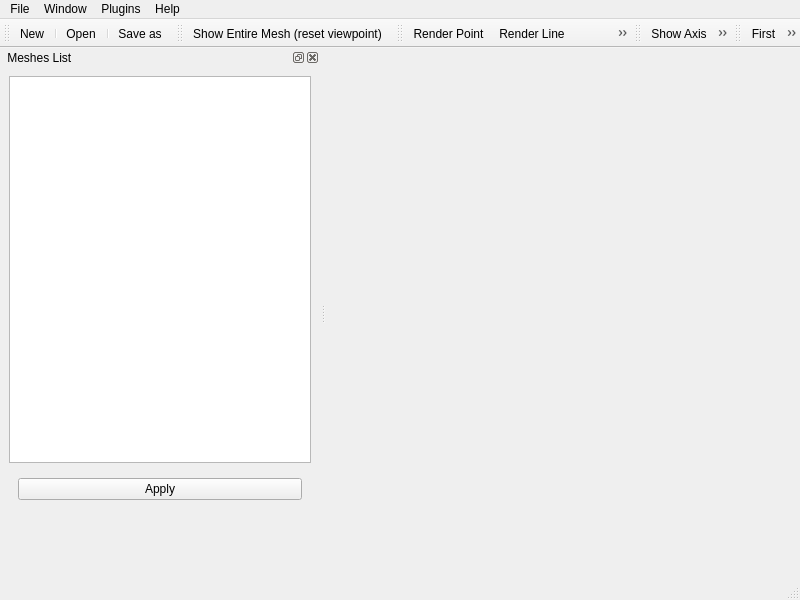
<?xml version="1.0" encoding="UTF-8"?>
<ui version="4.0">
 <class>MainWindow</class>
 <widget class="QMainWindow" name="MainWindow">
  <property name="geometry">
   <rect>
    <x>0</x>
    <y>0</y>
    <width>800</width>
    <height>600</height>
   </rect>
  </property>
  <property name="windowTitle">
   <string>MainWindow</string>
  </property>
  <widget class="QWidget" name="centralwidget">
   <property name="sizePolicy">
    <sizepolicy hsizetype="Expanding" vsizetype="Expanding">
     <horstretch>0</horstretch>
     <verstretch>0</verstretch>
    </sizepolicy>
   </property>
   <layout class="QGridLayout" name="gridLayout"/>
  </widget>
  <widget class="QMenuBar" name="menubar">
   <property name="geometry">
    <rect>
     <x>0</x>
     <y>0</y>
     <width>800</width>
     <height>21</height>
    </rect>
   </property>
   <widget class="QMenu" name="menuFile">
    <property name="title">
     <string>File</string>
    </property>
    <addaction name="actionNew"/>
    <addaction name="actionOpen"/>
    <addaction name="actionSaveAs"/>
    <addaction name="actionClose"/>
    <addaction name="separator"/>
    <addaction name="actionQuit"/>
   </widget>
   <widget class="QMenu" name="menuWindow">
    <property name="title">
     <string>Window</string>
    </property>
    <addaction name="actionClose_window"/>
    <addaction name="actionClose_all"/>
    <addaction name="separator"/>
    <addaction name="actionTile"/>
    <addaction name="actionCascade"/>
    <addaction name="separator"/>
    <addaction name="actionChange_MDI_view_mode"/>
    <addaction name="separator"/>
    <addaction name="actionChange_viewer_mode"/>
   </widget>
   <widget class="QMenu" name="menuPlugins">
    <property name="title">
     <string>Plugins</string>
    </property>
   </widget>
   <widget class="QMenu" name="menuHelp">
    <property name="title">
     <string>Help</string>
    </property>
    <addaction name="actionAbout_MEPP_Help"/>
   </widget>
   <addaction name="menuFile"/>
   <addaction name="menuWindow"/>
   <addaction name="menuPlugins"/>
   <addaction name="menuHelp"/>
  </widget>
  <widget class="QStatusBar" name="statusbar"/>
  <widget class="QDockWidget" name="dockWidget">
   <property name="minimumSize">
    <size>
     <width>320</width>
     <height>246</height>
    </size>
   </property>
   <property name="windowTitle">
    <string> Meshes List</string>
   </property>
   <attribute name="dockWidgetArea">
    <number>1</number>
   </attribute>
   <widget class="QWidget" name="dockWidgetContents">
    <layout class="QVBoxLayout" name="verticalLayout_2">
     <item>
      <widget class="QListWidget" name="listModels">
       <property name="minimumSize">
        <size>
         <width>100</width>
         <height>100</height>
        </size>
       </property>
       <property name="sortingEnabled">
        <bool>false</bool>
       </property>
      </widget>
     </item>
     <item>
      <widget class="QWidget" name="listParams" native="true">
       <property name="minimumSize">
        <size>
         <width>100</width>
         <height>100</height>
        </size>
       </property>
       <layout class="QFormLayout" name="formLayout">
        <property name="fieldGrowthPolicy">
         <enum>QFormLayout::AllNonFixedFieldsGrow</enum>
        </property>
        <item row="0" column="0" colspan="2">
         <widget class="QPushButton" name="applyButton">
          <property name="enabled">
           <bool>true</bool>
          </property>
          <property name="text">
           <string>Apply</string>
          </property>
         </widget>
        </item>
       </layout>
      </widget>
     </item>
    </layout>
   </widget>
  </widget>
  <widget class="QToolBar" name="toolBarFile">
   <property name="windowTitle">
    <string> File ToolBar</string>
   </property>
   <property name="iconSize">
    <size>
     <width>16</width>
     <height>16</height>
    </size>
   </property>
   <attribute name="toolBarArea">
    <enum>TopToolBarArea</enum>
   </attribute>
   <attribute name="toolBarBreak">
    <bool>false</bool>
   </attribute>
   <addaction name="actionNew"/>
   <addaction name="separator"/>
   <addaction name="actionOpen"/>
   <addaction name="separator"/>
   <addaction name="actionSaveAs"/>
  </widget>
  <widget class="QToolBar" name="toolBarView">
   <property name="windowTitle">
    <string> View ToolBar</string>
   </property>
   <property name="iconSize">
    <size>
     <width>16</width>
     <height>16</height>
    </size>
   </property>
   <attribute name="toolBarArea">
    <enum>TopToolBarArea</enum>
   </attribute>
   <attribute name="toolBarBreak">
    <bool>false</bool>
   </attribute>
   <addaction name="actionShow_Entire_Mesh"/>
  </widget>
  <widget class="QToolBar" name="toolBarViewer">
   <property name="windowTitle">
    <string> Viewer ToolBar</string>
   </property>
   <property name="iconSize">
    <size>
     <width>16</width>
     <height>16</height>
    </size>
   </property>
   <attribute name="toolBarArea">
    <enum>TopToolBarArea</enum>
   </attribute>
   <attribute name="toolBarBreak">
    <bool>false</bool>
   </attribute>
   <addaction name="actionRender_Point"/>
   <addaction name="actionRender_Line"/>
   <addaction name="actionRender_Fill"/>
   <addaction name="separator"/>
   <addaction name="actionSuperimpose_Vertices"/>
   <addaction name="actionSuperimpose_Vertices_bigger"/>
   <addaction name="actionSuperimpose_Edges"/>
   <addaction name="separator"/>
   <addaction name="actionVertex_Color"/>
   <addaction name="actionFace_Color"/>
   <addaction name="actionTexture_Mode"/>
   <addaction name="separator"/>
   <addaction name="actionLighting"/>
   <addaction name="actionSmoothFlat_Shading"/>
   <addaction name="separator"/>
   <addaction name="separator"/>
   <addaction name="actionRender_Mode"/>
  </widget>
  <widget class="QToolBar" name="toolBarShow">
   <property name="windowTitle">
    <string> Show ToolBar</string>
   </property>
   <property name="iconSize">
    <size>
     <width>16</width>
     <height>16</height>
    </size>
   </property>
   <attribute name="toolBarArea">
    <enum>TopToolBarArea</enum>
   </attribute>
   <attribute name="toolBarBreak">
    <bool>false</bool>
   </attribute>
   <addaction name="actionShow_Axis"/>
   <addaction name="actionShow_Grid"/>
   <addaction name="separator"/>
   <addaction name="actionShow_Vertex_Normals"/>
   <addaction name="actionShow_CustomVectors_Vertices"/>
   <addaction name="actionShow_Selected"/>
   <addaction name="separator"/>
   <addaction name="actionShow_Translation_Draggers"/>
   <addaction name="actionShow_Rotation_Draggers"/>
  </widget>
  <widget class="QToolBar" name="toolBarDynamic">
   <property name="windowTitle">
    <string> Dynamic ToolBar</string>
   </property>
   <property name="iconSize">
    <size>
     <width>16</width>
     <height>16</height>
    </size>
   </property>
   <attribute name="toolBarArea">
    <enum>TopToolBarArea</enum>
   </attribute>
   <attribute name="toolBarBreak">
    <bool>false</bool>
   </attribute>
   <addaction name="actionDyn_First"/>
   <addaction name="actionDyn_Previous"/>
   <addaction name="actionDyn_Next"/>
   <addaction name="actionDyn_Last"/>
  </widget>
  <action name="actionNew">
   <property name="icon">
    <iconset resource="Applications/mepp-gui.qrc">
     <normaloff>:/icons/resources/Icons/new.png</normaloff>:/icons/resources/Icons/new.png</iconset>
   </property>
   <property name="text">
    <string>New</string>
   </property>
   <property name="visible">
    <bool>false</bool>
   </property>
  </action>
  <action name="actionSaveAs">
   <property name="icon">
    <iconset resource="Applications/mepp-gui.qrc">
     <normaloff>:/icons/resources/Icons/save.png</normaloff>:/icons/resources/Icons/save.png</iconset>
   </property>
   <property name="text">
    <string>Save as...</string>
   </property>
  </action>
  <action name="actionClose">
   <property name="text">
    <string>Close</string>
   </property>
  </action>
  <action name="actionQuit">
   <property name="text">
    <string>Exit</string>
   </property>
  </action>
  <action name="actionClose_window">
   <property name="text">
    <string>Close</string>
   </property>
  </action>
  <action name="actionClose_all">
   <property name="text">
    <string>Close all</string>
   </property>
  </action>
  <action name="actionTile">
   <property name="text">
    <string>Tile</string>
   </property>
  </action>
  <action name="actionCascade">
   <property name="text">
    <string>Cascade</string>
   </property>
  </action>
  <action name="actionChange_MDI_view_mode">
   <property name="text">
    <string>Change MDI view mode (-&gt; to tabbed view)</string>
   </property>
  </action>
  <action name="actionAbout_MEPP_Help">
   <property name="text">
    <string>About MEPP2 / Help</string>
   </property>
  </action>
  <action name="actionOpen">
   <property name="icon">
    <iconset resource="Applications/mepp-gui.qrc">
     <normaloff>:/icons/resources/Icons/open.png</normaloff>:/icons/resources/Icons/open.png</iconset>
   </property>
   <property name="text">
    <string>Open...</string>
   </property>
  </action>
  <action name="actionRender_Point">
   <property name="icon">
    <iconset resource="Applications/mepp-gui.qrc">
     <normaloff>:/icons/resources/Icons/_Vertices.png</normaloff>:/icons/resources/Icons/_Vertices.png</iconset>
   </property>
   <property name="text">
    <string>Render Point</string>
   </property>
  </action>
  <action name="actionRender_Line">
   <property name="icon">
    <iconset resource="Applications/mepp-gui.qrc">
     <normaloff>:/icons/resources/Icons/_Edges.png</normaloff>:/icons/resources/Icons/_Edges.png</iconset>
   </property>
   <property name="text">
    <string>Render Line</string>
   </property>
  </action>
  <action name="actionRender_Fill">
   <property name="icon">
    <iconset resource="Applications/mepp-gui.qrc">
     <normaloff>:/icons/resources/Icons/_RenderFill.png</normaloff>:/icons/resources/Icons/_RenderFill.png</iconset>
   </property>
   <property name="text">
    <string>Render Fill</string>
   </property>
  </action>
  <action name="actionSuperimpose_Vertices">
   <property name="icon">
    <iconset resource="Applications/mepp-gui.qrc">
     <normaloff>:/icons/resources/Icons/_SuperimposeVertices.png</normaloff>:/icons/resources/Icons/_SuperimposeVertices.png</iconset>
   </property>
   <property name="text">
    <string>Superimpose Vertices</string>
   </property>
  </action>
  <action name="actionSuperimpose_Vertices_bigger">
   <property name="icon">
    <iconset resource="Applications/mepp-gui.qrc">
     <normaloff>:/icons/resources/Icons/_SuperimposeSpheres.png</normaloff>:/icons/resources/Icons/_SuperimposeSpheres.png</iconset>
   </property>
   <property name="text">
    <string>Superimpose Vertices (bigger)</string>
   </property>
  </action>
  <action name="actionSuperimpose_Edges">
   <property name="icon">
    <iconset resource="Applications/mepp-gui.qrc">
     <normaloff>:/icons/resources/Icons/_SuperimposeEdges.png</normaloff>:/icons/resources/Icons/_SuperimposeEdges.png</iconset>
   </property>
   <property name="text">
    <string>Superimpose Edges</string>
   </property>
  </action>
  <action name="actionVertex_Color">
   <property name="icon">
    <iconset resource="Applications/mepp-gui.qrc">
     <normaloff>:/icons/resources/Icons/_VertexColorMode.png</normaloff>:/icons/resources/Icons/_VertexColorMode.png</iconset>
   </property>
   <property name="text">
    <string>Vertex Color Mode</string>
   </property>
  </action>
  <action name="actionFace_Color">
   <property name="icon">
    <iconset resource="Applications/mepp-gui.qrc">
     <normaloff>:/icons/resources/Icons/_FaceColorMode.png</normaloff>:/icons/resources/Icons/_FaceColorMode.png</iconset>
   </property>
   <property name="text">
    <string>Face Color Mode</string>
   </property>
  </action>
  <action name="actionTexture_Mode">
   <property name="icon">
    <iconset resource="Applications/mepp-gui.qrc">
     <normaloff>:/icons/resources/Icons/textureEnable.png</normaloff>:/icons/resources/Icons/textureEnable.png</iconset>
   </property>
   <property name="text">
    <string>Texture Mode</string>
   </property>
  </action>
  <action name="actionLighting">
   <property name="icon">
    <iconset resource="Applications/mepp-gui.qrc">
     <normaloff>:/icons/resources/Icons/_Lighting.png</normaloff>:/icons/resources/Icons/_Lighting.png</iconset>
   </property>
   <property name="text">
    <string>Lighting</string>
   </property>
   <property name="visible">
    <bool>true</bool>
   </property>
  </action>
  <action name="actionSmoothFlat_Shading">
   <property name="icon">
    <iconset resource="Applications/mepp-gui.qrc">
     <normaloff>:/icons/resources/Icons/_Smoothing.png</normaloff>:/icons/resources/Icons/_Smoothing.png</iconset>
   </property>
   <property name="text">
    <string>Smooth/Flat Shading</string>
   </property>
   <property name="visible">
    <bool>true</bool>
   </property>
  </action>
  <action name="actionRender_Mode">
   <property name="icon">
    <iconset resource="Applications/mepp-gui.qrc">
     <normaloff>:/icons/resources/Icons/_RenderMode.png</normaloff>:/icons/resources/Icons/_RenderMode.png</iconset>
   </property>
   <property name="text">
    <string>Render Mode (legacy rendering, shader + direct lighting, shader + indirect lighting)</string>
   </property>
   <property name="visible">
    <bool>true</bool>
   </property>
  </action>
  <action name="actionShow_Entire_Mesh">
   <property name="icon">
    <iconset resource="Applications/mepp-gui.qrc">
     <normaloff>:/icons/resources/Icons/_ShowAll.png</normaloff>:/icons/resources/Icons/_ShowAll.png</iconset>
   </property>
   <property name="text">
    <string>Show Entire Mesh (reset viewpoint)</string>
   </property>
  </action>
  <action name="actionShow_Axis">
   <property name="icon">
    <iconset resource="Applications/mepp-gui.qrc">
     <normaloff>:/icons/resources/Icons/_Axis.png</normaloff>:/icons/resources/Icons/_Axis.png</iconset>
   </property>
   <property name="text">
    <string>Show Axis</string>
   </property>
  </action>
  <action name="actionShow_Grid">
   <property name="icon">
    <iconset resource="Applications/mepp-gui.qrc">
     <normaloff>:/icons/resources/Icons/_Grid.png</normaloff>:/icons/resources/Icons/_Grid.png</iconset>
   </property>
   <property name="text">
    <string>Show Grid</string>
   </property>
  </action>
  <action name="actionShow_Selected">
   <property name="icon">
    <iconset resource="Applications/mepp-gui.qrc">
     <normaloff>:/icons/resources/Icons/_Edges.png</normaloff>:/icons/resources/Icons/_Edges.png</iconset>
   </property>
   <property name="text">
    <string>Show Selected</string>
   </property>
   <property name="visible">
    <bool>false</bool>
   </property>
  </action>
  <action name="actionShow_Translation_Draggers">
   <property name="icon">
    <iconset resource="Applications/mepp-gui.qrc">
     <normaloff>:/icons/resources/Icons/3d_translation1-32.png</normaloff>:/icons/resources/Icons/3d_translation1-32.png</iconset>
   </property>
   <property name="text">
    <string>Show Translation Draggers</string>
   </property>
  </action>
  <action name="actionShow_Rotation_Draggers">
   <property name="icon">
    <iconset resource="Applications/mepp-gui.qrc">
     <normaloff>:/icons/resources/Icons/3d_rotation1-32.png</normaloff>:/icons/resources/Icons/3d_rotation1-32.png</iconset>
   </property>
   <property name="text">
    <string>Show Rotation Draggers</string>
   </property>
  </action>
  <action name="actionChange_viewer_mode">
   <property name="text">
    <string>Change viewer mode (SPACE &lt;-&gt; TIME)</string>
   </property>
  </action>
  <action name="actionDyn_First">
   <property name="icon">
    <iconset resource="Applications/mepp-gui.qrc">
     <normaloff>:/icons/resources/Icons/_First.png</normaloff>:/icons/resources/Icons/_First.png</iconset>
   </property>
   <property name="text">
    <string>First</string>
   </property>
  </action>
  <action name="actionDyn_Previous">
   <property name="icon">
    <iconset resource="Applications/mepp-gui.qrc">
     <normaloff>:/icons/resources/Icons/_Previous.png</normaloff>:/icons/resources/Icons/_Previous.png</iconset>
   </property>
   <property name="text">
    <string>Previous</string>
   </property>
  </action>
  <action name="actionDyn_Next">
   <property name="icon">
    <iconset resource="Applications/mepp-gui.qrc">
     <normaloff>:/icons/resources/Icons/_Next.png</normaloff>:/icons/resources/Icons/_Next.png</iconset>
   </property>
   <property name="text">
    <string>Next</string>
   </property>
  </action>
  <action name="actionDyn_Last">
   <property name="icon">
    <iconset resource="Applications/mepp-gui.qrc">
     <normaloff>:/icons/resources/Icons/_Last.png</normaloff>:/icons/resources/Icons/_Last.png</iconset>
   </property>
   <property name="text">
    <string>Last</string>
   </property>
  </action>
  <action name="actionShow_Vertex_Normals">
   <property name="icon">
    <iconset resource="Applications/mepp-gui.qrc">
     <normaloff>:/icons/resources/Icons/_Normals.png</normaloff>:/icons/resources/Icons/_Normals.png</iconset>
   </property>
   <property name="text">
    <string>Show Vertex Normals</string>
   </property>
  </action>
  <action name="actionShow_CustomVectors_Vertices">
   <property name="icon">
    <iconset resource="Applications/mepp-gui.qrc">
     <normaloff>:/icons/resources/Icons/_CV-Vertices.png</normaloff>:/icons/resources/Icons/_CV-Vertices.png</iconset>
   </property>
   <property name="text">
    <string>Show CustomVectors (vertices)</string>
   </property>
  </action>
 </widget>
 <resources>
  <include location="Applications/mepp-gui.qrc"/>
 </resources>
 <connections/>
 <slots>
  <slot>slotApplyButton()</slot>
 </slots>
</ui>
